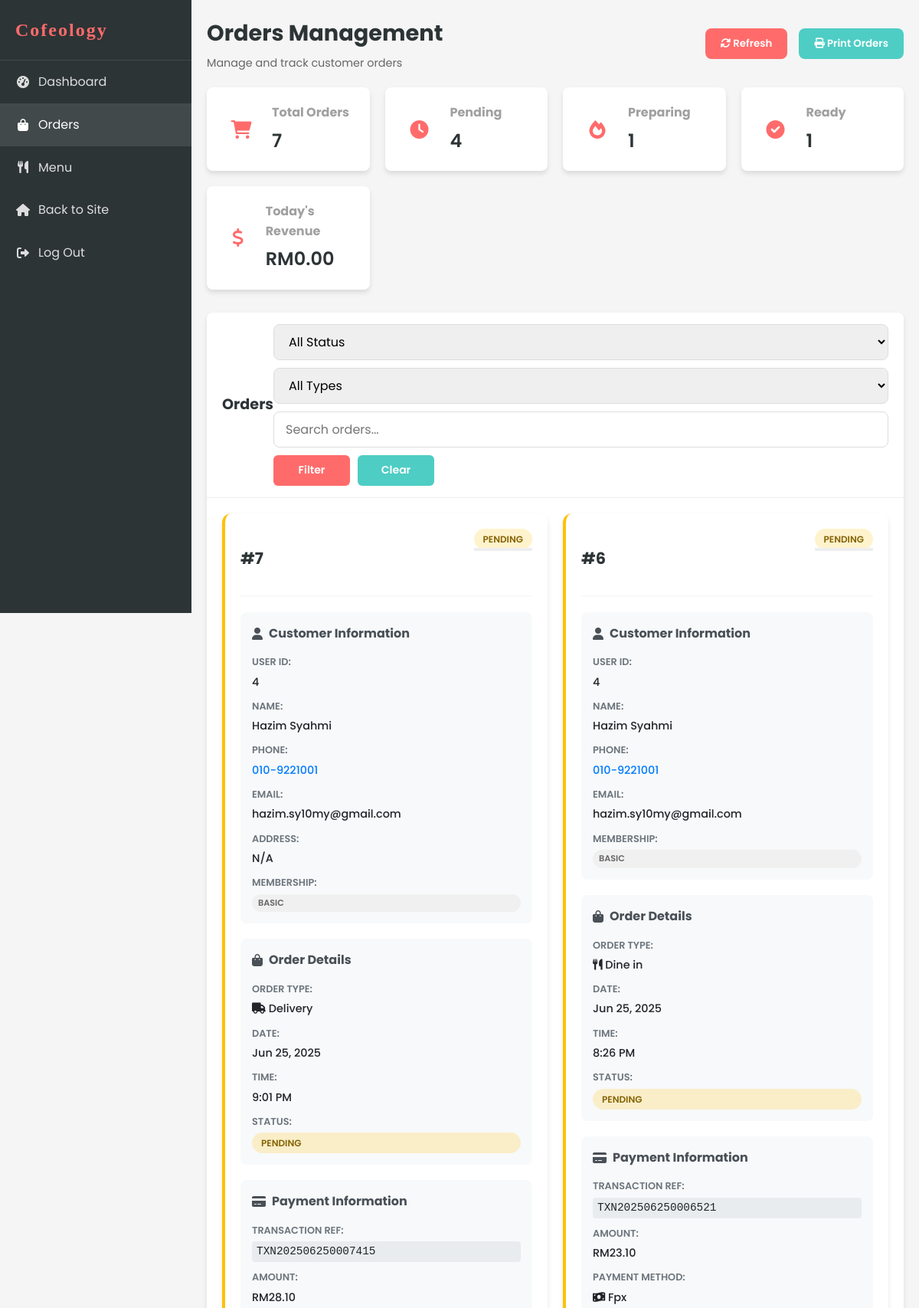
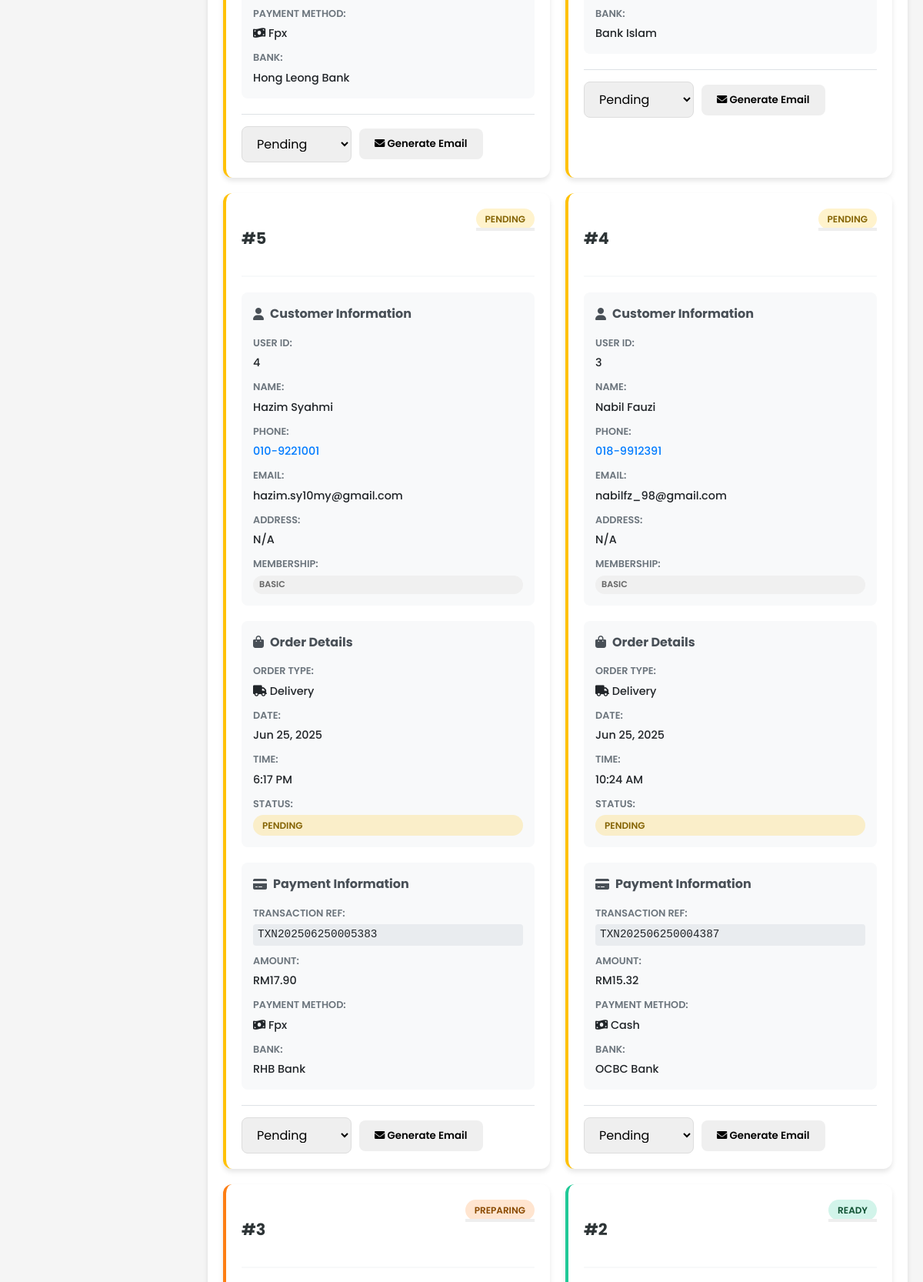
/staff/orders.php (signed in, upper part), run on the app's committed database (2 pictures, top to bottom).
### tables this page shows
CREATE TABLE `order` (
  `ORDER_ID` int(11) NOT NULL,
  `ORDER_NUMBER` varchar(20) NOT NULL,
  `ORDER_TIME` time NOT NULL,
  `ORDER_DATE` date NOT NULL,
  `ORDER_TYPE` enum('delivery','takeaway','dine-in') NOT NULL,
  `ORDER_STATUS` enum('pending','preparing','ready','out_for_delivery','completed','cancelled') DEFAULT 'pending',
  `TOT_AMOUNT` decimal(10,2) NOT NULL,
  `DELIVERY_ADDRESS` text DEFAULT NULL,
  `PAYMENT_METHOD` varchar(50) DEFAULT NULL,
  `PAYMENT_STATUS` enum('pending','completed','failed') DEFAULT 'pending',
  `CUST_ID` int(11) NOT NULL,
  `STAFF_ID` int(11) DEFAULT NULL,
  `special_instructions` text DEFAULT NULL,
  `pickup_time` datetime DEFAULT NULL,
  `created_at` timestamp NOT NULL DEFAULT current_timestamp(),
  `updated_at` timestamp NOT NULL DEFAULT current_timestamp() ON UPDATE current_timestamp()
);

CREATE TABLE `customer` (
  `CUST_ID` int(11) NOT NULL,
  `CUSTOMER_ID` varchar(20) NOT NULL,
  `CUST_NAME` varchar(100) NOT NULL,
  `CUST_NPHONE` varchar(20) NOT NULL,
  `CUST_EMAIL` varchar(100) NOT NULL,
  `CUST_PASSWORD` varchar(255) NOT NULL,
  `MEMBERSHIP` enum('basic','premium','vip') DEFAULT 'basic',
  `created_at` timestamp NOT NULL DEFAULT current_timestamp(),
  `updated_at` timestamp NOT NULL DEFAULT current_timestamp() ON UPDATE current_timestamp()
);

### staff/orders.php (the view, shortened to what the rows shown need)
<?php
include '../includes/db_connect.php';
include '../includes/functions.php';
$customer_columns = [];
$result = $conn->query("DESCRIBE CUSTOMER");
if ($result) {
    while ($row = $result->fetch_assoc()) {
        $customer_columns[] = $row['Field'];
    }
}
function getCustomerData($order, $field_type) {
    switch ($field_type) {
        case 'name':
            return $order['CUST_NAME'] ?? $order['CUSTOMER_NAME'] ?? 'Guest';
        case 'email':
            return $order['CUST_EMAIL'] ?? $order['CUSTOMER_EMAIL'] ?? 'N/A';
        case 'phone':
            return $order['CUST_NPHONE'] ?? $order['CUST_PHONE'] ?? $order['CUSTOMER_PHONE'] ?? 'N/A';
        case 'address':
            return $order['CUST_ADDRESS'] ?? $order['CUST_ADD'] ?? $order['CUSTOMER_ADDRESS'] ?? 'N/A';
        case 'membership':
            return $order['MEMBERSHIP_TYPE'] ?? $order['CUST_MEMBERSHIP'] ?? 'Basic';
    }
}
$customer_select = "c.CUST_ID";
if (in_array('CUST_NAME', $customer_columns)) $customer_select .= ", c.CUST_NAME";
if (in_array('CUST_EMAIL', $customer_columns)) $customer_select .= ", c.CUST_EMAIL";
if (in_array('CUST_NPHONE', $customer_columns)) $customer_select .= ", c.CUST_NPHONE";
$query = "SELECT o.*, $customer_select
          FROM `ORDER` o
          LEFT JOIN CUSTOMER c ON o.CUST_ID = c.CUST_ID
          WHERE 1=1";
$query .= " ORDER BY o.ORDER_DATE DESC, o.ORDER_TIME DESC";
$stmt = $conn->prepare($query);
if ($stmt) {
    $stmt->execute();
    $orders = $stmt->get_result()->fetch_all(MYSQLI_ASSOC);
} else {
    $orders = [];
    $error = "Database query error: " . $conn->error;
}
function generateTransactionRef($order_id, $date) {
    return 'TXN' . date('Ymd', strtotime($date)) . str_pad($order_id, 4, '0', STR_PAD_LEFT) . rand(100, 999);
}
function getRandomBank() {
    $banks = ['Maybank', 'CIMB Bank', 'Public Bank', 'RHB Bank', 'Hong Leong Bank', 'AmBank', 'Bank Islam', 'OCBC Bank'];
    return $banks[array_rand($banks)];
}
?>
<!DOCTYPE html>
<html lang="en">
<head>
    <link rel="stylesheet" href="../css/style.css?v=1.1">
    <link rel="stylesheet" href="../css/dashboard.css?v=1.1">
    <link rel="stylesheet" href="https://cdnjs.cloudflare.com/ajax/libs/font-awesome/6.0.0-beta3/css/all.min.css">
</head>
<body>
    <div class="dashboard-container">
        <?php include 'sidebar.php'; ?>
        <div class="dashboard-content">
            <header class="dashboard-header">
                <div class="header-title">
                    <h1>Orders Management</h1>
                </div>
            </header>
            <div class="card">
                <div class="card-header">
                    <h2>Orders</h2>
                </div>
                <div class="card-body">
                    <div class="orders-grid">
                        <?php if (empty($orders)): ?>
                            <div class="no-orders">
                                <p>No orders found matching your criteria.</p>
                            </div>
                        <?php else: ?>
                            <?php foreach ($orders as $order): ?>
                                <div class="order-card" data-status="<?php echo htmlspecialchars($order['ORDER_STATUS']); ?>">
                                    <div class="order-header">
                                        <div class="order-id">
                                            <strong>#<?php echo htmlspecialchars($order['ORDER_ID']); ?></strong>
                                        </div>
                                        <div class="order-status">
                                            <span class="status-badge status-<?php echo htmlspecialchars($order['ORDER_STATUS']); ?>">
                                                <?php echo ucfirst(htmlspecialchars($order['ORDER_STATUS'])); ?>
                                            </span>
                                        </div>
                                    </div>
                                    <div class="order-section">
                                        <h4><i class="fas fa-user"></i> Customer Information</h4>
                                        <div class="info-grid">
                                            <div class="info-item">
                                                <span class="label">User ID:</span>
                                                <span class="value"><?php echo htmlspecialchars($order['CUST_ID'] ?? 'N/A'); ?></span>
                                            </div>
                                            <div class="info-item">
                                                <span class="label">Name:</span>
                                                <span class="value"><?php echo htmlspecialchars(getCustomerData($order, 'name')); ?></span>
                                            </div>
                                            <div class="info-item">
                                                <span class="label">Phone:</span>
                                                <span class="value">
                                                    <?php
                                                    $phone = getCustomerData($order, 'phone');
                                                    if ($phone !== 'N/A'):
                                                    ?>
                                                        <a href="tel:<?php echo htmlspecialchars($phone); ?>"><?php echo htmlspecialchars($phone); ?></a>
                                                    <?php else: ?>
                                                        N/A
                                                    <?php endif; ?>
                                                </span>
                                            </div>
                                            <div class="info-item">
                                                <span class="label">Email:</span>
                                                <span class="value"><?php echo htmlspecialchars(getCustomerData($order, 'email')); ?></span>
                                            </div>
                                            <?php if (($order['ORDER_TYPE'] ?? '') === 'delivery'): ?>
                                            <div class="info-item full-width">
                                                <span class="label">Address:</span>
                                                <span class="value"><?php echo htmlspecialchars(getCustomerData($order, 'address')); ?></span>
                                            </div>
                                            <?php endif; ?>
                                            <div class="info-item">
                                                <span class="label">Membership:</span>
                                                <span class="membership-badge membership-<?php echo strtolower(getCustomerData($order, 'membership')); ?>">
                                                    <?php echo htmlspecialchars(getCustomerData($order, 'membership')); ?>
                                                </span>
                                            </div>
                                        </div>
                                    </div>
                                    <div class="order-section">
                                        <h4><i class="fas fa-shopping-bag"></i> Order Details</h4>
                                        <div class="info-grid">
                                            <div class="info-item">
                                                <span class="label">Order Type:</span>
                                                <span class="value">
                                                    <i class="fas fa-<?php echo ($order['ORDER_TYPE'] ?? '') === 'dine-in' ? 'utensils' : (($order['ORDER_TYPE'] ?? '') === 'takeaway' ? 'shopping-bag' : 'truck'); ?>"></i>
                                                    <?php echo ucfirst(str_replace('-', ' ', htmlspecialchars($order['ORDER_TYPE'] ?? 'N/A'))); ?>
                                                </span>
                                            </div>
                                            <div class="info-item">
                                                <span class="label">Date:</span>
                                                <span class="value"><?php echo date('M j, Y', strtotime($order['ORDER_DATE'] ?? 'now')); ?></span>
                                            </div>
                                            <div class="info-item">
                                                <span class="label">Time:</span>
                                                <span class="value"><?php echo date('g:i A', strtotime($order['ORDER_TIME'] ?? 'now')); ?></span>
                                            </div>
                                            <div class="info-item">
                                                <span class="label">Status:</span>
                                                <span class="status-badge status-<?php echo htmlspecialchars($order['ORDER_STATUS'] ?? 'pending'); ?>">
                                                    <?php echo ucfirst(htmlspecialchars($order['ORDER_STATUS'] ?? 'Pending')); ?>
                                                </span>
                                            </div>
                                        </div>
                                    </div>
                                    <div class="order-section">
                                        <h4><i class="fas fa-credit-card"></i> Payment Information</h4>
                                        <div class="info-grid">
                                            <div class="info-item">
                                                <span class="label">Transaction Ref:</span>
                                                <span class="value transaction-ref"><?php echo generateTransactionRef($order['ORDER_ID'], $order['ORDER_DATE'] ?? date('Y-m-d')); ?></span>
                                            </div>
                                            <div class="info-item">
                                                <span class="label">Amount:</span>
                                                <span class="value amount">RM<?php echo number_format($order['TOT_AMOUNT'] ?? 0, 2); ?></span>
                                            </div>
                                            <div class="info-item">
                                                <span class="label">Payment Method:</span>
                                                <span class="value">
                                                    <i class="fas fa-<?php echo (($order['PAYMENT_METHOD'] ?? 'cash') === 'card') ? 'credit-card' : 'money-bill-wave'; ?>"></i>
                                                    <?php echo ucfirst(htmlspecialchars($order['PAYMENT_METHOD'] ?? 'Cash')); ?>
                                                </span>
                                            </div>
                                            <div class="info-item">
                                                <span class="label">Bank:</span>
                                                <span class="value"><?php echo getRandomBank(); ?></span>
                                            </div>
                                        </div>
                                    </div>
                                    <div class="order-actions">
                                        <?php if (($order['ORDER_STATUS'] ?? '') !== 'completed' && ($order['ORDER_STATUS'] ?? '') !== 'cancelled'): ?>
                                        <div class="status-update">
                                            <form method="post" class="status-form">
                                                <select name="status" class="form-control form-control-sm" onchange="this.form.submit()">
                                                    <option value="pending" <?php echo ($order['ORDER_STATUS'] ?? '') === 'pending' ? 'selected' : ''; ?>>Pending</option>
                                                </select>
                                            </form>
                                        </div>
                                        <?php endif; ?>
                                        <button class="btn btn-sm btn-info" onclick="generateEmail('<?php echo htmlspecialchars($order['ORDER_ID']); ?>', '<?php echo htmlspecialchars(getCustomerData($order, 'name')); ?>', '<?php echo htmlspecialchars(getCustomerData($order, 'email')); ?>')">
                                            <i class="fas fa-envelope"></i> Generate Email
                                        </button>
                                    </div>
                                </div>
                            <?php endforeach; ?>
                        <?php endif; ?>
                    </div>
                </div>
            </div>
        </div>
    </div>
</body>
</html>

### data on the page
order: ORDER_ID "7", ORDER_STATUS "PENDING", CUST_ID.CUST_ID "4", CUST_ID.CUST_NAME "Hazim Syahmi", CUST_ID.CUST_NPHONE "010-9221001", CUST_ID.CUST_EMAIL "hazim.sy10my@gmail.com", order "N/A", order "BASIC", ORDER_TYPE "Delivery", ORDER_DATE "Jun 25, 2025", ORDER_TIME "9:01 PM", TOT_AMOUNT "28.10", PAYMENT_METHOD "Fpx", getRandomBank "Hong Leong Bank", status "Pending"
order: ORDER_ID "6", ORDER_STATUS "PENDING", CUST_ID.CUST_ID "4", CUST_ID.CUST_NAME "Hazim Syahmi", CUST_ID.CUST_NPHONE "010-9221001", CUST_ID.CUST_EMAIL "hazim.sy10my@gmail.com", order "BASIC", ORDER_TYPE "Dine in", ORDER_DATE "Jun 25, 2025", ORDER_TIME "8:26 PM", TOT_AMOUNT "23.10", PAYMENT_METHOD "Fpx", getRandomBank "Bank Islam", status "Pending"
order: ORDER_ID "5", ORDER_STATUS "PENDING", CUST_ID.CUST_ID "4", CUST_ID.CUST_NAME "Hazim Syahmi", CUST_ID.CUST_NPHONE "010-9221001", CUST_ID.CUST_EMAIL "hazim.sy10my@gmail.com", order "N/A", order "BASIC", ORDER_TYPE "Delivery", ORDER_DATE "Jun 25, 2025", ORDER_TIME "6:17 PM", TOT_AMOUNT "17.90", PAYMENT_METHOD "Fpx", getRandomBank "RHB Bank", status "Pending"
order: ORDER_ID "4", ORDER_STATUS "PENDING", CUST_ID.CUST_ID "3", CUST_ID.CUST_NAME "Nabil Fauzi", CUST_ID.CUST_NPHONE "018-9912391", CUST_ID.CUST_EMAIL "nabilfz_98@gmail.com", order "N/A", order "BASIC", ORDER_TYPE "Delivery", ORDER_DATE "Jun 25, 2025", ORDER_TIME "10:24 AM", TOT_AMOUNT "15.32", PAYMENT_METHOD "Cash", getRandomBank "OCBC Bank", status "Pending"
order: ORDER_ID "3", ORDER_STATUS "PREPARING"
order: ORDER_ID "2", ORDER_STATUS "READY"

### other printed values
$stats['total_orders'] "7"
$stats['pending_orders'] "4"
$stats['preparing_orders'] "1"
$stats['ready_orders'] "1"
$stats['today_revenue'] "0.00"
